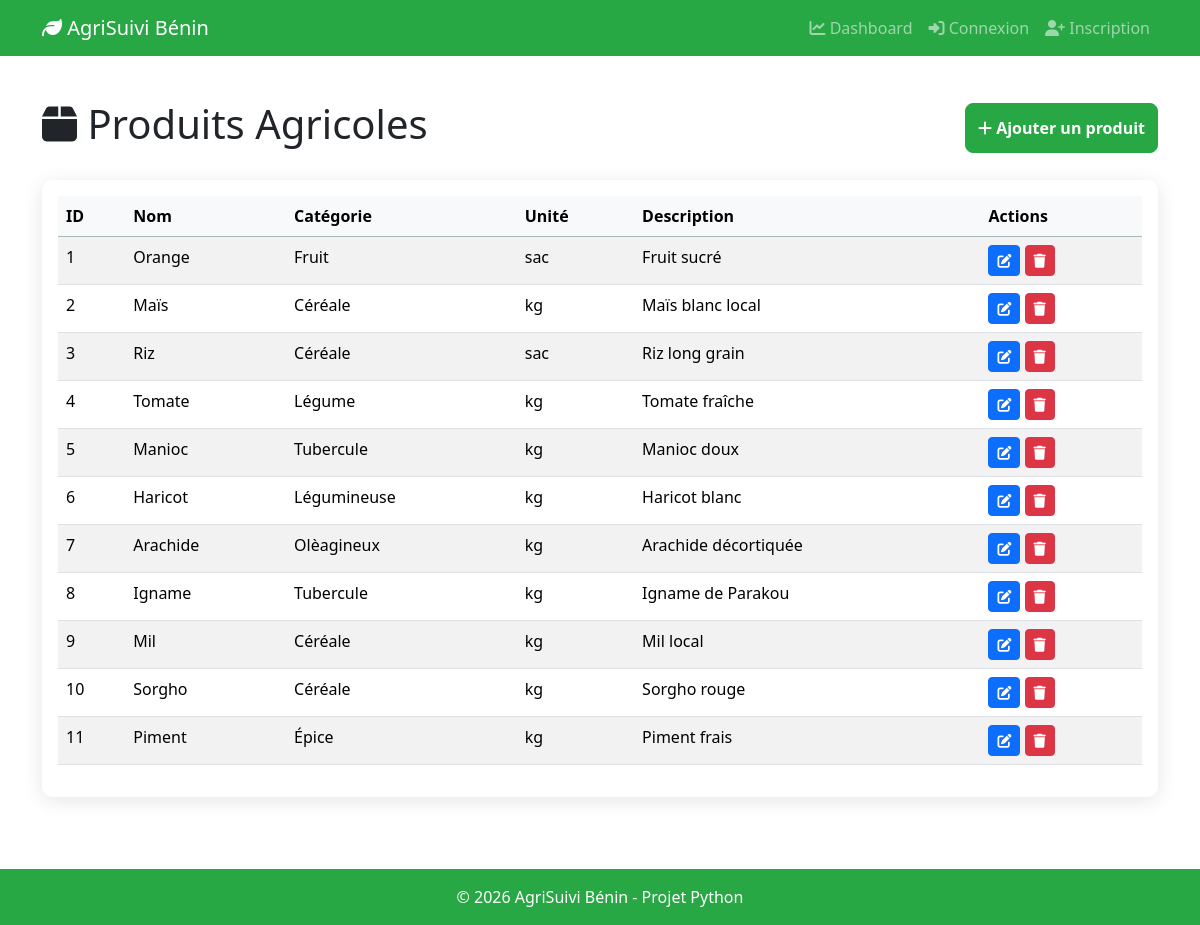
Page /products on the committed database.
### models.py (models this page shows)
class Product(Base):
    __tablename__ = "products"
    id = Column(Integer, primary_key=True, index=True)
    name = Column(String(100), index=True)
    category = Column(String(50))
    unit = Column(String(20))
    description = Column(Text, nullable=True)
    created_at = Column(DateTime, default=datetime.now)
    created_by = Column(Integer, ForeignKey("users.id"), nullable=True)
    stocks = relationship("Stock", back_populates="product")
    prices = relationship("Price", back_populates="product")
    creator = relationship("User")

### main.py (the view)
@app.get("/products")
async def list_products(request: Request, db: Session = Depends(get_db)):
    products = db.query(models.Product).all()
    return templates.TemplateResponse(
        "products/list.html",
        {"request": request, "products": products}
    )

### templates/products/list.html (shortened to what this page needs)
{% extends "base.html" %}
{% block content %}
<div class="d-flex justify-content-between align-items-center mb-4">
    <h1><i class="fas fa-box"></i> Produits Agricoles</h1>
    <a href="/products/add" class="btn btn-success">
        <i class="fas fa-plus"></i> Ajouter un produit
    </a>
</div>
<div class="card">
    <div class="card-body">
        <table class="table table-striped table-hover">
            <thead class="table-success">
                <tr>
                    <th>ID</th>
                    <th>Nom</th>
                    <th>Catégorie</th>
                    <th>Unité</th>
                    <th>Description</th>
                    <th>Actions</th>
                </tr>
            </thead>
            <tbody>
                {% for product in products %}
                <tr>
                    <td>{{ product.id }}</td>
                    <td>{{ product.name }}</td>
                    <td>{{ product.category }}</td>
                    <td>{{ product.unit }}</td>
                    <td>{{ product.description or '-' }}</td>
                    <td>
                        <a href="/products/edit/{{ product.id }}" class="btn btn-sm btn-primary" title="Modifier">
                            <i class="fas fa-edit"></i>
                        </a>
                        <a href="/products/delete/{{ product.id }}" class="btn btn-sm btn-danger"
                           onclick="return confirm('Supprimer {{ product.name }} ?')" title="Supprimer">
                            <i class="fas fa-trash"></i>
                        </a>
                    </td>
                </tr>
                {% else %}
                <tr>
                    <td colspan="6" class="text-center">Aucun produit trouvé</td>
                </tr>
                {% endfor %}
            </tbody>
        </table>
    </div>
</div>
{% endblock %}

### templates/base.html (shortened to what this page needs)
<!DOCTYPE html>
<html lang="fr">
<head>
    <link href="https://cdn.jsdelivr.net/npm/bootstrap@5.3.2/dist/css/bootstrap.min.css" rel="stylesheet">
    <link rel="stylesheet" href="https://cdnjs.cloudflare.com/ajax/libs/font-awesome/6.4.2/css/all.min.css">
    <link rel="stylesheet" href="/static/css/style.css">
</head>
<body>
    <nav class="navbar navbar-expand-lg navbar-dark bg-success">
        <div class="container">
            <a class="navbar-brand" href="/">
                <i class="fas fa-leaf"></i> AgriSuivi Bénin
            </a>
            <div class="collapse navbar-collapse" id="navbarNav">
                <ul class="navbar-nav ms-auto">
    <li class="nav-item">
        <a class="nav-link" href="/dashboard"><i class="fas fa-chart-line"></i> Dashboard</a>
    </li>
    {% if get_user(request) %}
    <li class="nav-item">
        <a class="nav-link" href="/products"><i class="fas fa-box"></i> Produits</a>
    </li>
    <li class="nav-item">
        <a class="nav-link" href="/zones"><i class="fas fa-map-marker-alt"></i> Zones</a>
    </li>
    <li class="nav-item">
        <a class="nav-link" href="/stocks"><i class="fas fa-warehouse"></i> Stocks</a>
    </li>
    <li class="nav-item">
        <a class="nav-link" href="/prices"><i class="fas fa-tag"></i> Prix</a>
    </li>
    <li class="nav-item dropdown">
        <a class="nav-link dropdown-toggle" href="#" id="userDropdown" role="button" data-bs-toggle="dropdown">
            <i class="fas fa-user"></i> {{ get_user(request).username }}
        </a>
        <ul class="dropdown-menu dropdown-menu-end">
            <li><a class="dropdown-item" href="/profile"><i class="fas fa-id-card"></i> Mon profil</a></li>
            <li><a class="dropdown-item" href="#" data-bs-toggle="modal" data-bs-target="#tokenModal">
                <i class="fas fa-key"></i> Mon token API
            </a></li>
            <li><hr class="dropdown-divider"></li>
            <li><a class="dropdown-item text-danger" href="/logout"><i class="fas fa-sign-out-alt"></i> Déconnexion</a></li>
        </ul>
    </li>
    {% else %}
    <li class="nav-item">
        <a class="nav-link" href="/login"><i class="fas fa-sign-in-alt"></i> Connexion</a>
    </li>
    <li class="nav-item">
        <a class="nav-link" href="/register"><i class="fas fa-user-plus"></i> Inscription</a>
    </li>
    {% endif %}
</ul>
            </div>
        </div>
    </nav>
    <main class="container my-4">
        {% block content %}{% endblock %}
    </main>
    <footer class="bg-light text-center text-lg-start mt-5">
        <div class="text-center p-3 bg-success text-white">
            © 2026 AgriSuivi Bénin - Projet Python
        </div>
    </footer>
</body>
</html>

### static/css/style.css (style rules this page uses)
body { min-height: 100vh; display: flex; flex-direction: column; }
footer { margin-top: auto; }
.card { box-shadow: 0 2px 4px rgba(0,0,0,0.1); transition: transform 0.2s; }
.navbar { margin-bottom: 20px; }
.table th { background-color: #f8f9fa; }
.bg-success { background-color: #28a745 !important; }
.btn-success { background-color: #28a745; border-color: #28a745; }
.card { border: none; border-radius: 10px; box-shadow: 0 4px 20px rgba(0,0,0,0.1); }
.btn-success { padding: 12px; border-radius: 8px; font-weight: 600; transition: all 0.3s; }

### rows in the picture
Product: id "1", name "Orange", category "Fruit", unit "sac", description "Fruit sucré"
Product: id "2", name "Maïs", category "Céréale", unit "kg", description "Maïs blanc local"
Product: id "3", name "Riz", category "Céréale", unit "sac", description "Riz long grain"
Product: id "4", name "Tomate", category "Légume", unit "kg", description "Tomate fraîche"
Product: id "5", name "Manioc", category "Tubercule", unit "kg", description "Manioc doux"
Product: id "6", name "Haricot", category "Légumineuse", unit "kg", description "Haricot blanc"
Product: id "7", name "Arachide", category "Olèagineux", unit "kg", description "Arachide décortiquée"
Product: id "8", name "Igname", category "Tubercule", unit "kg", description "Igname de Parakou"
Product: id "9", name "Mil", category "Céréale", unit "kg", description "Mil local"
Product: id "10", name "Sorgho", category "Céréale", unit "kg", description "Sorgho rouge"
Product: id "11", name "Piment", category "Épice", unit "kg", description "Piment frais"
